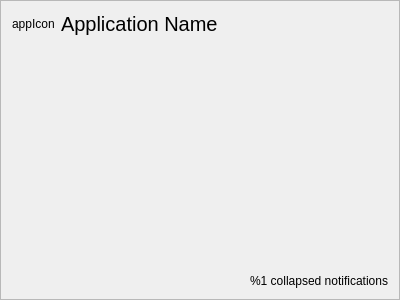
<?xml version="1.0" encoding="UTF-8"?>
<ui version="4.0">
 <class>NotificationAppGroup</class>
 <widget class="QFrame" name="NotificationAppGroup">
  <property name="geometry">
   <rect>
    <x>0</x>
    <y>0</y>
    <width>400</width>
    <height>300</height>
   </rect>
  </property>
  <property name="sizePolicy">
   <sizepolicy hsizetype="Preferred" vsizetype="Maximum">
    <horstretch>0</horstretch>
    <verstretch>0</verstretch>
   </sizepolicy>
  </property>
  <property name="windowTitle">
   <string notr="true">Frame</string>
  </property>
  <property name="frameShape">
   <enum>QFrame::StyledPanel</enum>
  </property>
  <property name="frameShadow">
   <enum>QFrame::Raised</enum>
  </property>
  <layout class="QVBoxLayout" name="verticalLayout">
   <item>
    <layout class="QHBoxLayout" name="horizontalLayout">
     <item>
      <widget class="QLabel" name="appIcon">
       <property name="text">
        <string notr="true">appIcon</string>
       </property>
      </widget>
     </item>
     <item>
      <widget class="QLabel" name="appName">
       <property name="sizePolicy">
        <sizepolicy hsizetype="Expanding" vsizetype="Maximum">
         <horstretch>0</horstretch>
         <verstretch>0</verstretch>
        </sizepolicy>
       </property>
       <property name="font">
        <font>
         <pointsize>15</pointsize>
        </font>
       </property>
       <property name="text">
        <string notr="true">Application Name</string>
       </property>
      </widget>
     </item>
     <item>
      <widget class="QPushButton" name="expandNotificationsButton">
       <property name="text">
        <string notr="true"/>
       </property>
       <property name="icon">
        <iconset theme="go-down">
         <normaloff>.</normaloff>.</iconset>
       </property>
       <property name="flat">
        <bool>true</bool>
       </property>
      </widget>
     </item>
     <item>
      <widget class="QPushButton" name="closeAllNotificationsButton">
       <property name="text">
        <string/>
       </property>
       <property name="icon">
        <iconset theme="dialog-close">
         <normaloff>.</normaloff>.</iconset>
       </property>
       <property name="flat">
        <bool>true</bool>
       </property>
      </widget>
     </item>
    </layout>
   </item>
   <item>
    <widget class="QWidget" name="notificationsWidget" native="true">
     <property name="sizePolicy">
      <sizepolicy hsizetype="Preferred" vsizetype="Expanding">
       <horstretch>0</horstretch>
       <verstretch>0</verstretch>
      </sizepolicy>
     </property>
     <layout class="QVBoxLayout" name="verticalLayout_2">
      <property name="spacing">
       <number>0</number>
      </property>
      <property name="leftMargin">
       <number>0</number>
      </property>
      <property name="bottomMargin">
       <number>0</number>
      </property>
     </layout>
    </widget>
   </item>
   <item>
    <widget class="QWidget" name="collapsedFrame" native="true">
     <layout class="QHBoxLayout" name="horizontalLayout_2">
      <property name="leftMargin">
       <number>0</number>
      </property>
      <property name="topMargin">
       <number>0</number>
      </property>
      <property name="rightMargin">
       <number>0</number>
      </property>
      <property name="bottomMargin">
       <number>0</number>
      </property>
      <item>
       <widget class="QLabel" name="collapsedLabel">
        <property name="text">
         <string notr="true">%1 collapsed notifications</string>
        </property>
        <property name="alignment">
         <set>Qt::AlignRight|Qt::AlignTrailing|Qt::AlignVCenter</set>
        </property>
       </widget>
      </item>
     </layout>
    </widget>
   </item>
  </layout>
 </widget>
 <resources/>
 <connections/>
</ui>
